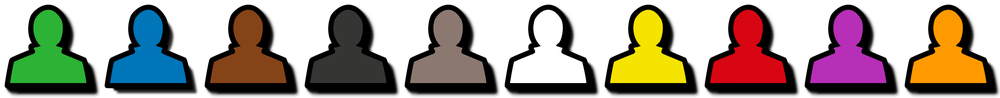
#> input picture scripts/cardgen/site/img/workers.png, 1000 x 98 px, shrunk from 2950 x 289 before the run, found by its file name
$ python build_workers.py
#> lines starting #> are read from the running program, lines starting #| are printed output that depends on the picture
"""Cut the worker meeples (one per BGA player colour) out of the vendored workers.png (10 cells in a row, the order of BGA's `.icon-worker[data-color=...]`).

Output: web/workers/<colour>.webp, e.g. web/workers/c028d3.webp (trimmed to the picture, shadow included).
Needs Pillow:  python scripts/build_workers.py
"""
from pathlib import Path

from PIL import Image

ROOT = Path(__file__).resolve().parent.parent
SHEET = ROOT / "vendor" / "Next-Ark-Nova-Cards" / "public" / "img" / "workers.png"
OUT = ROOT / "web" / "workers"
COLORS = ["30a638", "1863a5", "7f4e30", "000000", "5a5856", "ffffff", "d1c81c", "b91b1b", "c028d3", "cb7b19"]


def main() -> None:
    sheet = Image.open(SHEET).convert("RGBA")
#> sheet is the input picture: PIL image 1000x98 RGBA; mean R, G, B, A 47, 37.7, 27.2, 137.9
    cw = sheet.width / len(COLORS)
#> cw = 100
    OUT.mkdir(parents=True, exist_ok=True)
    for i, color in enumerate(COLORS):
        cell = sheet.crop((round(i * cw), 0, round((i + 1) * cw), sheet.height))
        cell.crop(cell.getbbox()).save(OUT / f"{color}.webp", quality=92)
#> this loop made 10 passes
#> pass 1, in main, `cell = sheet.crop((round(i * cw), 0, round((i + 1) * cw), sheet.height))`:
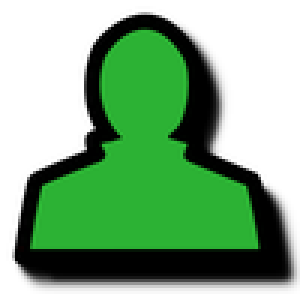
#> cell: PIL image 100x98 RGBA (shown 3 times larger); mean R, G, B, A 13.6, 54.9, 16, 138.7; transparent parts drawn white
#> pass 1, in main, `cell.crop(cell.getbbox()).save(OUT / f"{color}.webp", quality=92)`:
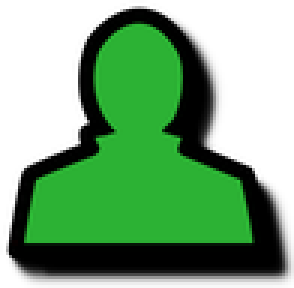
#> saved as 30a638.webp: PIL image 98x96 RGBA (shown 3 times larger); mean R, G, B, A 14.1, 57.2, 16.7, 144.4; transparent parts drawn white
#> pass 2, in main, `cell = sheet.crop((round(i * cw), 0, round((i + 1) * cw), sheet.height))`:
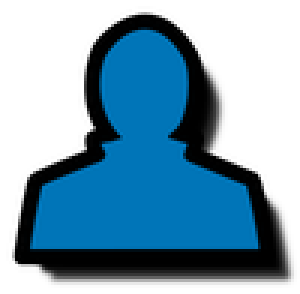
#> cell: PIL image 100x98 RGBA (shown 3 times larger); mean R, G, B, A 0, 36.1, 56.8, 131.5; transparent parts drawn white
#> pass 2, in main, `cell.crop(cell.getbbox()).save(OUT / f"{color}.webp", quality=92)`:
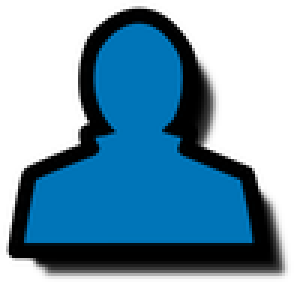
#> saved as 1863a5.webp: PIL image 98x94 RGBA (shown 3 times larger); mean R, G, B, A 0, 38.4, 60.4, 139.9; transparent parts drawn white
#> after the loop:
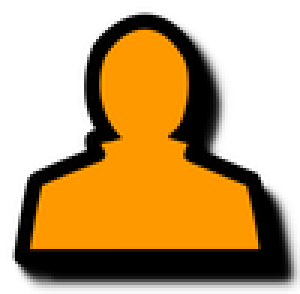
#> cell: PIL image 100x98 RGBA (shown 3 times larger); mean R, G, B, A 78.5, 47.2, 0, 138.7; transparent parts drawn white
    print(f"saved {len(COLORS)} workers to {OUT}")


if __name__ == "__main__":
    main()

$ run again, with scripts/cardgen/site/img/cubes.png copied over scripts/cardgen/site/img/workers.png
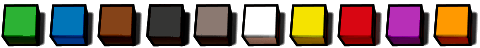
#> input picture scripts/cardgen/site/img/cubes.png, 480 x 48 px, found by its file name
#> in main, sheet is the input picture: PIL image 480x48 RGBA; mean R, G, B, A 100.4, 67.4, 46.7, 184.6
#> the loop in main, `for i, color in enumerate(COLORS):` made 10 passes
#> pass 1, in main, `cell.crop(cell.getbbox()).save(OUT / f"{color}.webp", quality=92)`:
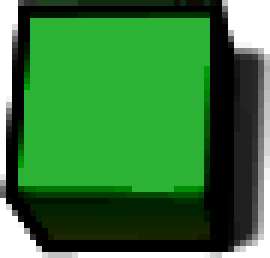
#> saved as 30a638.webp: PIL image 45x43 RGBA (shown 6 times larger); mean R, G, B, A 34.1, 93.3, 26.8, 219.6; transparent parts drawn white
#> after the loop in main, `for i, color in enumerate(COLORS):`:
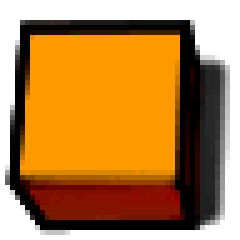
#> cell: PIL image 48x48 RGBA (shown 5 times larger); mean R, G, B, A 145.3, 77.7, 10.2, 184.2; transparent parts drawn white
